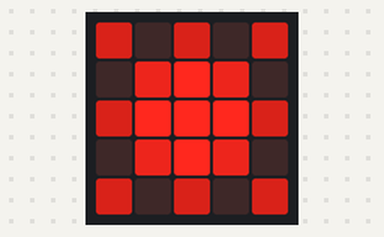
The program below on a simulated BBC micro:bit running MicroPython. Shown: the board's 5×5 LED display.

Above: at 0.1 s.

The program:

Here_comes_the_Sun____MicroPython__-main.py
```python
from microbit import *

sun1 = Image(
        "50505:"
        "07970:"
        "59995:"
        "07970:"
        "50505")

sun2 = Image(
        "30003:"
        "05750:"
        "37773:"
        "05750:"
        "30303")

suns = [sun1, sun2]

while True:
    display.show(suns[0])
    suns = suns[::-1]
    sleep(200)
```
